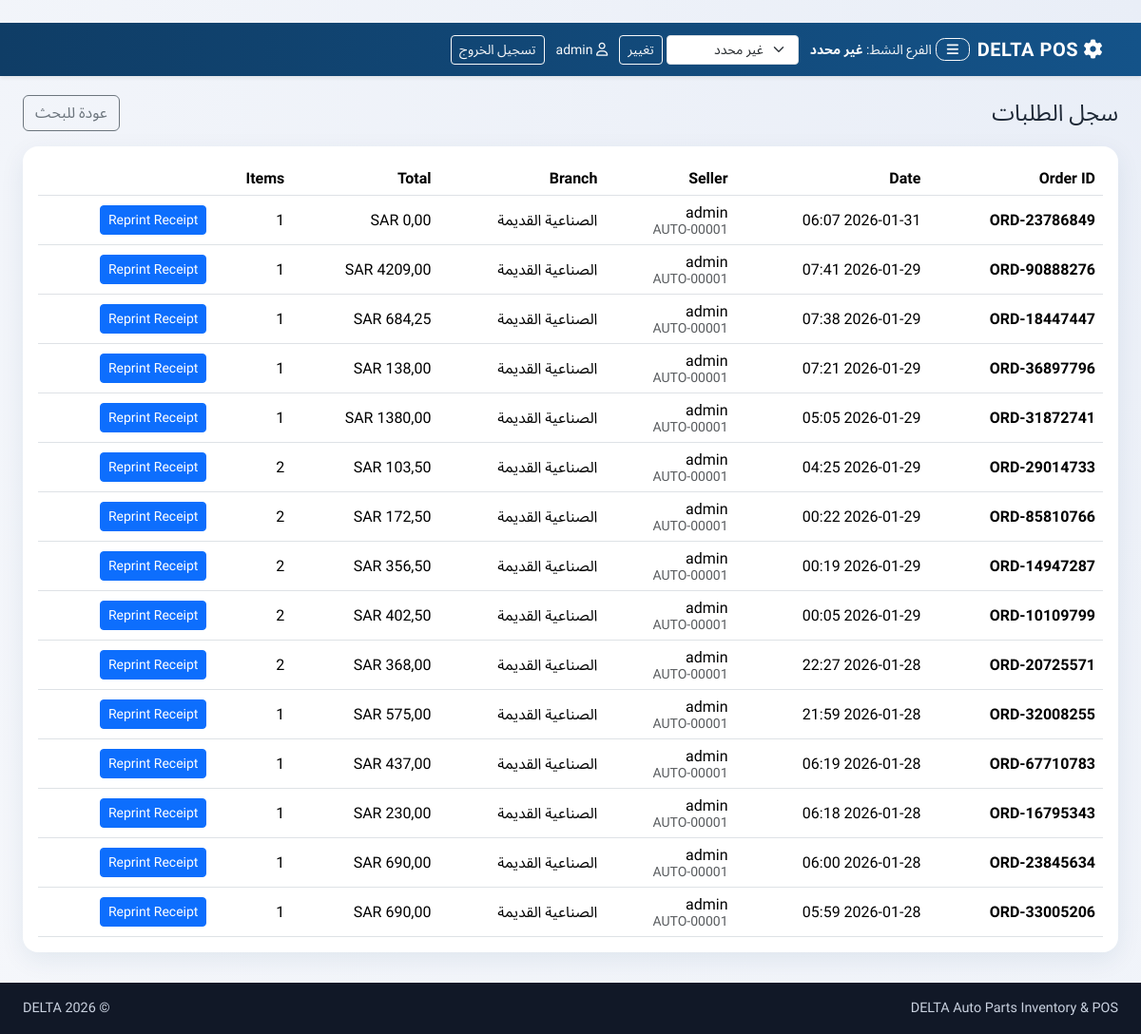
/inventory/orders/ (signed in), run on an earlier commit of the app's database.
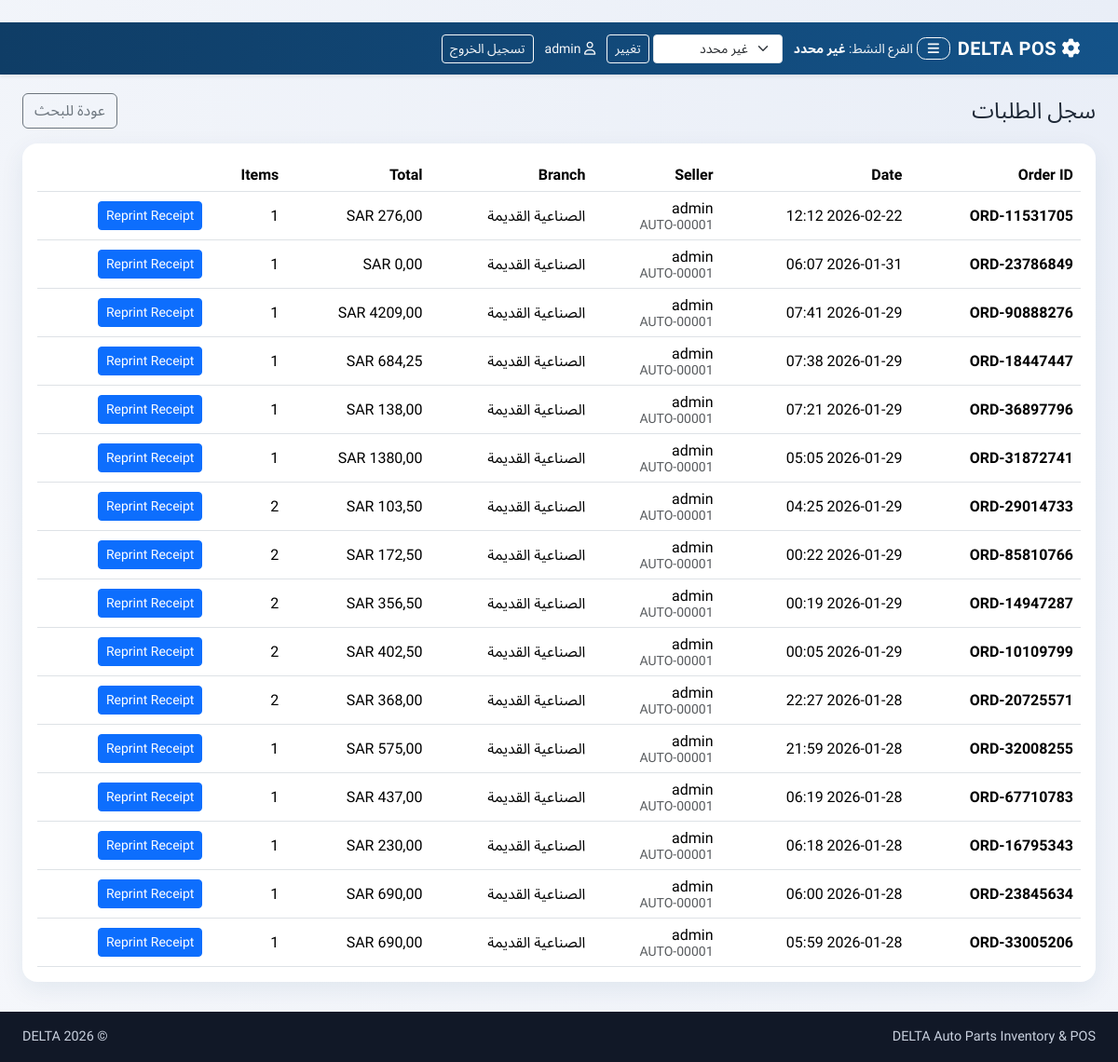
And on a later commit of the database.
### inventory/models.py (models this page shows, shortened)
class Order(models.Model):
    order_id = models.CharField(max_length=20, unique=True, editable=False)
    created_at = models.DateTimeField(default=timezone.now)
    seller = models.ForeignKey(User, on_delete=models.CASCADE)
    branch = models.ForeignKey(Branch, on_delete=models.SET_NULL, null=True, blank=True, related_name="orders")
    customer = models.ForeignKey(Customer, on_delete=models.SET_NULL, null=True, blank=True)
    customer_email = models.EmailField(blank=True, null=True)
    subtotal = models.DecimalField(max_digits=12, decimal_places=2, default=0)
    vat_amount = models.DecimalField(max_digits=12, decimal_places=2, default=0)
    discount_amount = models.DecimalField(max_digits=12, decimal_places=2, default=0)
    grand_total = models.DecimalField(max_digits=12, decimal_places=2, default=0)
    class Meta:
        indexes = [
            models.Index(fields=["created_at"]),
            models.Index(fields=["branch", "created_at"]),
        ]
        constraints = [
            models.CheckConstraint(condition=Q(subtotal__gte=0), name="order_subtotal_gte_0"),
            models.CheckConstraint(condition=Q(vat_amount__gte=0), name="order_vat_gte_0"),
            models.CheckConstraint(condition=Q(discount_amount__gte=0), name="order_discount_gte_0"),
            models.CheckConstraint(condition=Q(grand_total__gte=0), name="order_grand_total_gte_0"),
        ]

class UserProfile(models.Model):
    class Roles(models.TextChoices):
        ADMIN = "admin", "Admin"
        MANAGER = "manager", "Manager"
        CASHIER = "cashier", "Cashier"
    user = models.OneToOneField(User, on_delete=models.CASCADE, related_name="profile")
    employee_id = models.CharField(max_length=50, unique=True)
    role = models.CharField(max_length=20, choices=Roles.choices, default=Roles.CASHIER)
    branch = models.ForeignKey(
        Branch,
        on_delete=models.SET_NULL,
        null=True,
        blank=True,
        related_name="staff",
        help_text="Default branch scope for non-manager users.",
    )
    class Meta:
        constraints = [
            models.CheckConstraint(
                condition=~Q(employee_id=""),
                name="userprofile_employee_id_not_blank",
            ),
        ]

class Branch(models.Model):
    name = models.CharField(max_length=50)
    code = models.CharField(max_length=10, unique=True)

### inventory/views.py (the view)
# urls.py: path("orders/", views.order_list, name="order_list"),
@login_required
def order_list(request):
    orders = (
        Order.objects.select_related("seller", "seller__profile", "branch", "customer")
        .prefetch_related("items")
        .order_by("-created_at")
    )
    orders = _scope_branch(orders, request.user, field_name="branch")
    page_obj = Paginator(orders, 25).get_page(request.GET.get("page"))
    return render(request, "inventory/order_list.html", {"orders": page_obj, "page_obj": page_obj})

### inventory/views.py (called while the page is built)
def is_manager(user) -> bool:
    if not user.is_authenticated:
        return False
    if user.is_superuser:
        return True
    if user.groups.filter(name__in=["manager", "admin"]).exists():
        return True
    profile = _get_or_create_profile(user)
    return profile.role in {UserProfile.Roles.MANAGER, UserProfile.Roles.ADMIN}

def _scope_branch(queryset, user, field_name: str = "branch"):
    if is_manager(user):
        return queryset
    branch = _user_branch(user)
    if not branch:
        return queryset.none()
    return queryset.filter(**{field_name: branch})

### inventory/templates/inventory/order_list.html (shortened to what this page needs)
﻿{% extends 'inventory/base.html' %}
{% block content %}
<div class="container-fluid px-3 px-lg-4">
    <div class="d-flex justify-content-between align-items-center mb-3">
        <h1 class="h4 mb-0">سجل الطلبات</h1>
        <a href="{% url 'part_search' %}" class="btn btn-outline-secondary">عودة للبحث</a>
    </div>
    <div class="card delta-card">
        <div class="card-body">
            <div class="table-responsive">
                <table class="table table-hover align-middle mb-0">
                    <thead>
                        <tr>
                            <th>Order ID</th>
                            <th>Date</th>
                            <th>Seller</th>
                            <th>Branch</th>
                            <th>Total</th>
                            <th>Items</th>
                            <th></th>
                        </tr>
                    </thead>
                    <tbody>
                    {% for order in orders %}
                        <tr>
                            <td><strong>{{ order.order_id }}</strong></td>
                            <td>{{ order.created_at|date:"Y-m-d H:i" }}</td>
                            <td>
                                {{ order.seller.username }}
                                <div class="small text-muted">{{ order.seller.profile.employee_id|default:"-" }}</div>
                            </td>
                            <td>{{ order.branch.name|default:'-' }}</td>
                            <td>{{ order.grand_total|floatformat:2 }} SAR</td>
                            <td>{{ order.items.count }}</td>
                            <td><a href="{% url 'receipt_view' order.order_id %}" class="btn btn-sm btn-primary">Reprint Receipt</a></td>
                        </tr>
                    {% empty %}
                        <tr><td colspan="7" class="text-center text-muted py-5">No orders found.</td></tr>
                    {% endfor %}
                    </tbody>
                </table>
            </div>
        </div>
    </div>
</div>
{% endblock %}

What changed in the data, as far as the page shows it:
added Order: order_id "ORD-11531705", created_at "2026-02-22 12:12", seller.username "admin", seller.profile.employee_id "AUTO-00001", branch.name "الصناعية القديمة", items.count "1"
